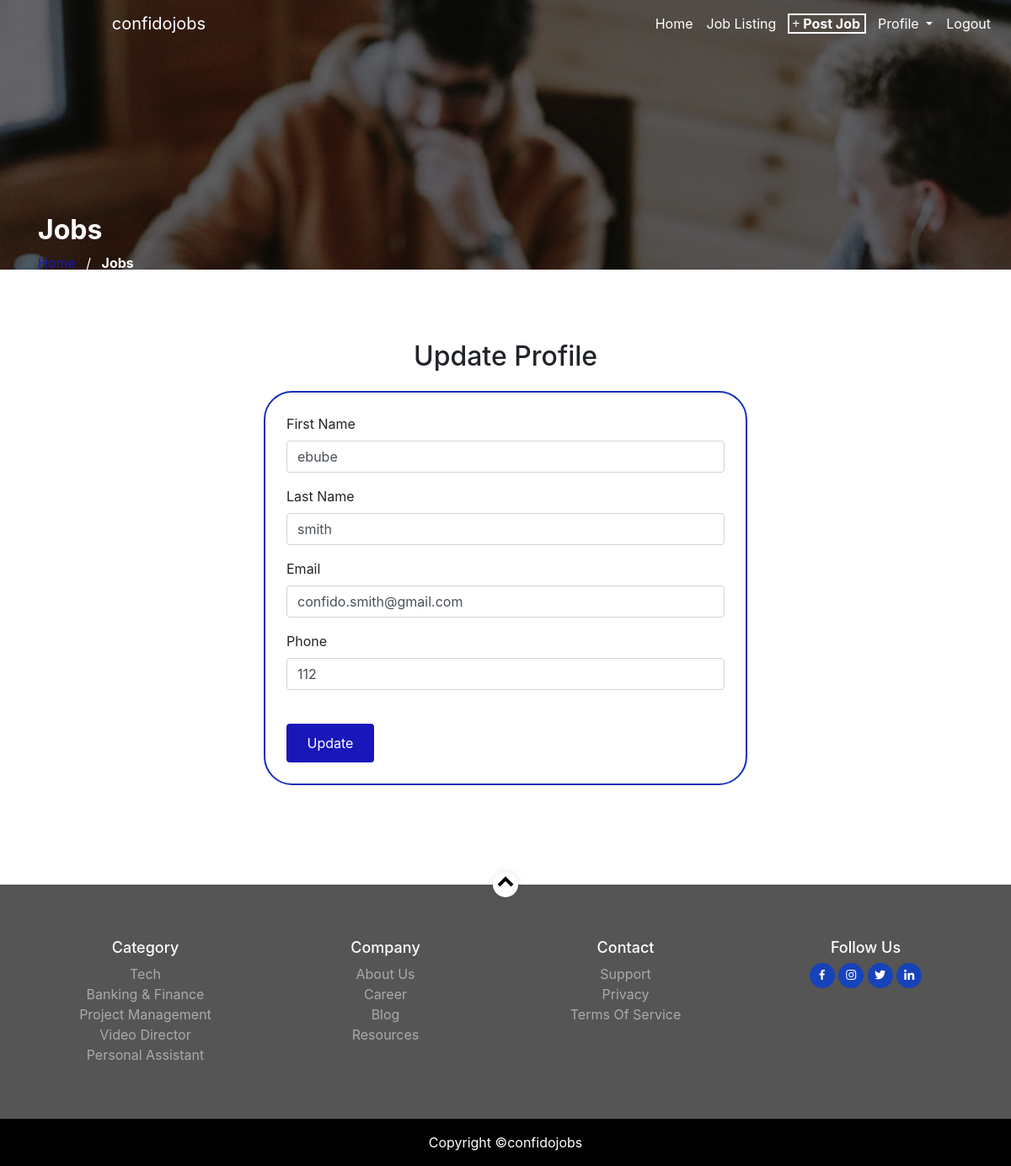
The app's page /update (signed in) with its own data.
### userprofile/models.py (models this page shows, shortened)
class EmployeeProfile(models.Model):
    user = models.OneToOneField(User, on_delete= models.CASCADE)
    first_name = models.CharField(max_length=50)
    last_name = models.CharField(max_length=50)
    gender = models.CharField(max_length=50)
    phone = models.CharField(max_length=20)
    email = models.EmailField()
    class Meta:
        db_table = 'employeeprofile'
        managed = True
        verbose_name = 'EmployeeProfile'
        verbose_name_plural = 'EmployeeProfile'

### home/views.py (the view, shortened to what this page needs)
# urls.py: path('update',views.update, name='update'),
def update(request):
    profile = EmployeeProfile.objects.get(user__username=request.user.username)
    form = EmployeeProfileForm(instance=request.user.employeeprofile)
    context = {
        'form':form,
        'profile':profile
    }
    return render(request, 'update.html', context)

### userprofile/forms.py
class EmployeeProfileForm(forms.ModelForm):
    class Meta:
        model = EmployeeProfile
        fields = ['first_name', 'last_name', 'phone', 'email']

### home/templates/update.html (shortened to what this page needs)
{% extends 'base.html' %}
{% block header %} {% include "header.html" %} {% endblock header %}
{% load static %}
{% block content %}
<section class="joblist-sec">
    <div class="container job-signup">
        <h2 class="text-center mb-4">Update Profile</h2>
        <form action="{% url 'update' %}" method="POST">
            <div class="form-group">
              <label for="exampleInputText1">First Name</label>
              <input type="text" name="first_name" value="{{profile.first_name}}" class="form-control" id="exampleInputText1" aria-describedby="textHelp">
            </div>
            <div class="form-group">
              <label for="exampleInputText1">Last Name</label>
              <input type="text" name="last_name" value="{{profile.last_name}}" class="form-control" id="exampleInputText1" aria-describedby="textHelp">
            </div>
            <div class="form-group">
              <label for="exampleInputText1">Email</label>
              <input type="email" name="email" value="{{profile.email}}" class="form-control" id="exampleInputText1" aria-describedby="textHelp">
            </div>
            <div class="form-group">
              <label for="exampleInputText1">Phone</label>
              <input type="text" name="phone" value="{{profile.phone}}" class="form-control" id="exampleInputText1" aria-describedby="textHelp">
            </div>
            <div>
              <button type="submit" class="btn mt-4">Update</button>
            </div>
        </form>
    </div>
</section>
{% endblock content %}
{% block footer %} {% include "footer.html" %} {% endblock footer %}

### home/static/css/style.css (style rules this page uses)
:root { --primaryColor:#34de00; --whiteColor: #fff; --blackColor:#333; --greyColor:#f6f8fa; --labelColor:#6bde00; --yellowColor:#ffd723; }
* { margin: 0px; padding: 0px; box-sizing: border-box; }
html { scroll-behavior: smooth; }
.joblist-sec { margin-bottom: 10%; }
.job-signup { margin-top: 7%; width: 50%; margin-left: 25%; margin-right: 25%; }
.job-signup form { outline: 2px solid #162fba; padding: 25px; border-radius: 2rem; }
.job-signup form .btn { background: #1916ba; color: white; padding: 10px; width: 20%; }

### records on screen
EmployeeProfile: first_name "ebube", last_name "smith", email "confido.smith@gmail.com", phone "112"
